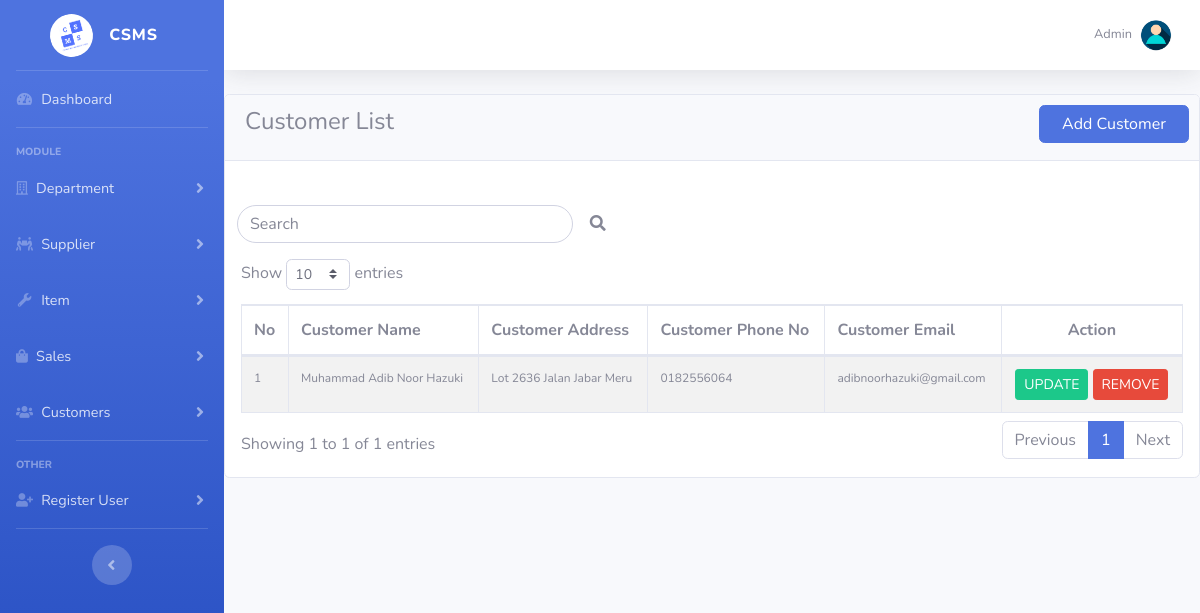
The app's page /view_customer.php (signed in) with its own data.
### tables this page shows
CREATE TABLE `user` (
  `user_id` int(5) NOT NULL,
  `user_name` varchar(50) NOT NULL,
  `user_ic` bigint(15) NOT NULL,
  `user_email` varchar(50) NOT NULL,
  `user_phone` text NOT NULL,
  `user_type` varchar(30) NOT NULL,
  `password` longtext NOT NULL,
  `confirm_password` longtext NOT NULL
);

CREATE TABLE `customer` (
  `cust_id` int(11) NOT NULL,
  `cust_name` varchar(50) NOT NULL,
  `cust_address` text NOT NULL,
  `cust_phone` text NOT NULL,
  `cust_email` varchar(30) NOT NULL
);

### view_customer.php (the view, shortened to what this page needs)
<?php
include("connection.php");
if(isset($_SESSION["userid"])){
  $uid = $_SESSION["userid"];
}
else{
  header('Location: login.php');
}
$sql = "SELECT * FROM user WHERE user_id = '".$uid."'";
$rsltsql = $conn->query($sql);
if($rsltsql->num_rows>0){
  while($rowsql = $rsltsql->fetch_assoc()){
    $uname = $rowsql["user_name"];
  }
}
?>
<!DOCTYPE html>
<html lang="en">
<head>
  <link href="vendor/fontawesome-free/css/all.min.css" rel="stylesheet" type="text/css">
  <link href="css/sb-admin-2.min.css" rel="stylesheet">
  <link href="vendor/datatables/dataTables.bootstrap4.css" rel="stylesheet">
</head>
<body id="page-top">
  <div id="wrapper">
    <?php include('menu.php'); ?>
    <div id="content-wrapper" class="d-flex flex-column">
      <div id="content">
        <nav class="navbar navbar-expand navbar-light bg-white topbar mb-4 static-top shadow">
          <ul class="navbar-nav ml-auto">
            <li class="nav-item dropdown no-arrow">
              <a class="nav-link dropdown-toggle" href="#" id="userDropdown" role="button" data-toggle="dropdown" aria-haspopup="true" aria-expanded="false">
                <span class="mr-2 d-none d-lg-inline text-gray-600 small"><?php echo $uname ?></span>
                <img class="img-profile rounded-circle" src="img/profile.jpg">
              </a>
            </li>
          </ul>
        </nav>
        <div class="row">
          <div class="col-md-12">
            <div class="card">
              <div class="card-header">
                <h4 class="card-title">Customer List</h4>
              </div><br>
              <button class="btn btn-primary btn-round text-white " style="position: absolute; right: 0; margin-top: 10px; margin-right: 10px; width: 150px;" onclick="location.href='add_customer.php?cust'">Add Customer</button>
              <form method="POST" action="#">
                <div class="input-group col-lg-5">
                  <input type="text" class="form-control" style="border-radius: 25px; margin-top: 20px;" placeholder="Search" name="sfield">&nbsp;
                  <button type="submit" class="btn btn-round" name="search" style="margin-top: 20px;"><i class="fas fa-search"></i></button>
                </div>
              </form>
              <form>
                <div class="card-body">
                  <table id="dataTable" class="table table-striped table-bordered" cellspacing="0" width="100%">
                    <thead>
                      <tr>
                        <th style='font-size:16px'>No</th>
                        <th style='font-size:16px'>Customer Name</th>
                        <th style='font-size:16px'>Customer Address</th>
                        <th style='font-size:16px'>Customer Phone No</th>
                        <th style='font-size:16px'>Customer Email</th>
                        <th class="disabled-sorting text-center" style='font-size:16px'>Action</th>
                      </tr>
                    </thead>
                    <tbody>
                      <?php
                      $i = 0;
                      $custlist = "SELECT * FROM customer";
                      $rsltcustlist = $conn->query($custlist);
                      if($rsltcustlist->num_rows>0){
                        while($rowcustlist = $rsltcustlist->fetch_assoc()){
                          $i++;
                          $cust_id = $rowcustlist["cust_id"];
                          $name = $rowcustlist["cust_name"];
                          $add = $rowcustlist["cust_address"];
                          $phone = $rowcustlist["cust_phone"];
                          $email = $rowcustlist["cust_email"];
                          ?>
                          <tr>
                            <td style='font-size:12px'><?php echo $i ?></td>
                            <td style='font-size:12px'><?php echo $name ?></td>
                            <td style='font-size:12px'><?php echo $add ?></td>
                            <td style='font-size:12px'><?php echo $phone ?></td>
                            <td style='font-size:12px'><?php echo $email ?></td>
                            <td align="center">
                              <a type="button" href="add_customer.php?cust&type=update&custid=<?php echo $cust_id ?>" rel="tooltip" class="btn btn-success btn-icon btn-sm " data-original-title="" title="">UPDATE
                              </a>
                              <a type="button" href="delete_process.php?type=cust&custid=<?php echo $cust_id ?>" rel="tooltip" class="btn btn-success btn-danger btn-sm " data-original-title="" onclick="return confirm('Are you sure you want to delete this customer?');" title="">REMOVE
                            </a>
                            </td>
                          </tr>
                          <?php
                        }
                      }
                      else{
                        ?>
                        <tr>
                          <td colspan="6" style="text-align: center;"> No Data </td>
                        </tr>
                        <?php
                      }
                      ?>
                    </tbody>
                  </table>
                </div>
              </form>
            </div>
          </div>
        </div>
            </div>
          </div>
      </div>
</body>
</html>

### records on screen
user: user_name "Admin"
customer: cust_name "Muhammad Adib Noor Hazuki", cust_address "Lot 2636 Jalan Jabar Meru", cust_phone "0182556064", cust_email "adibnoorhazuki@gmail.com"
